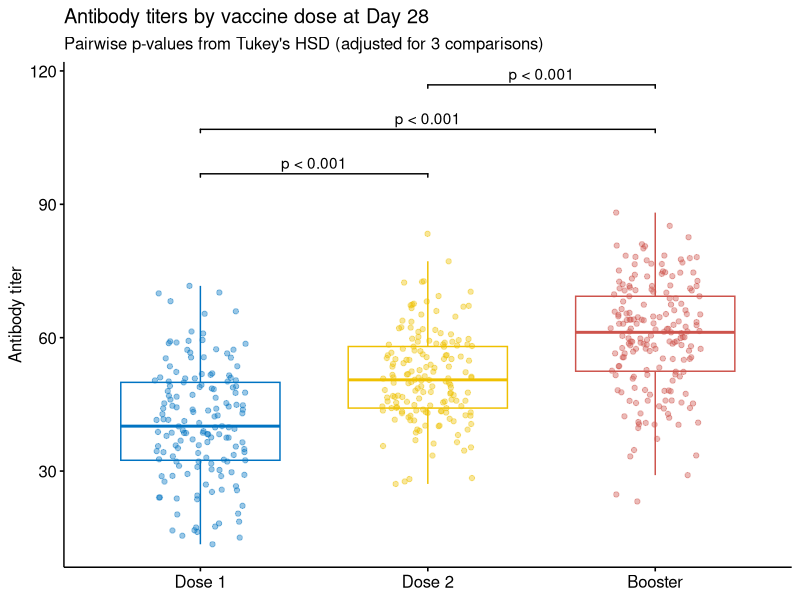
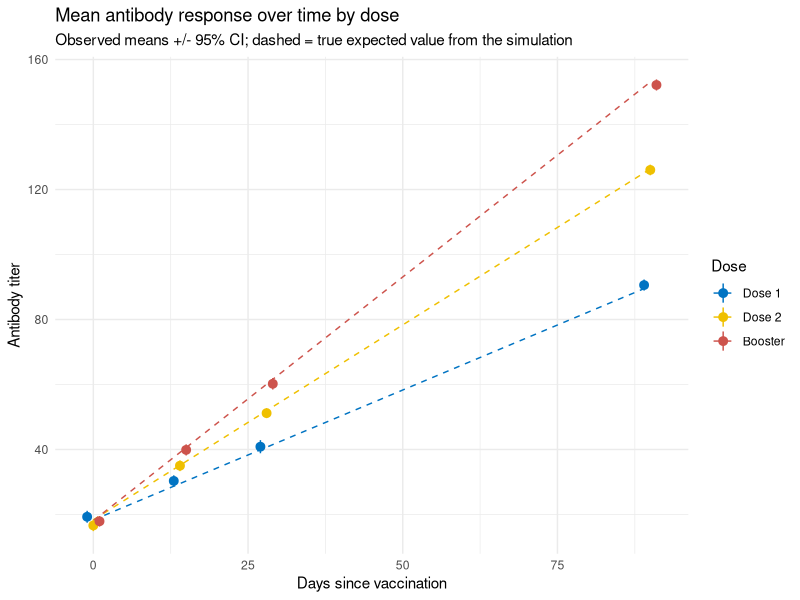
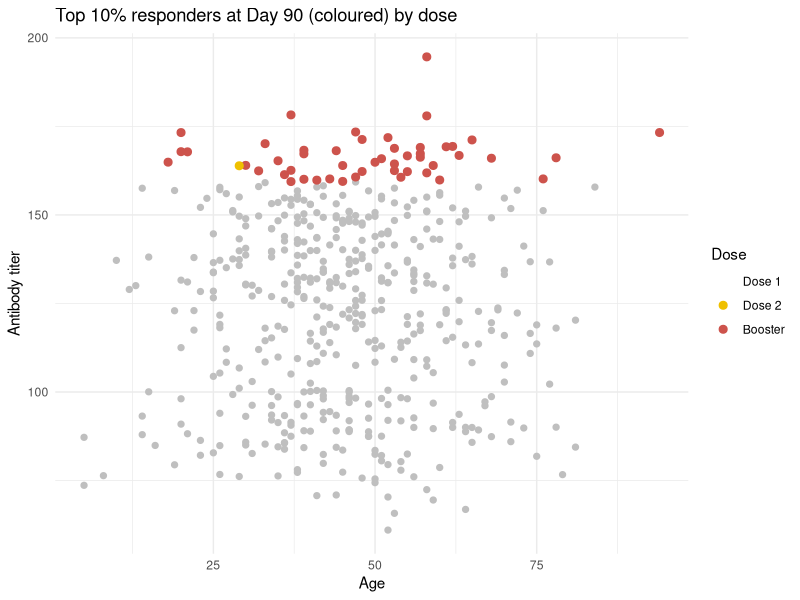
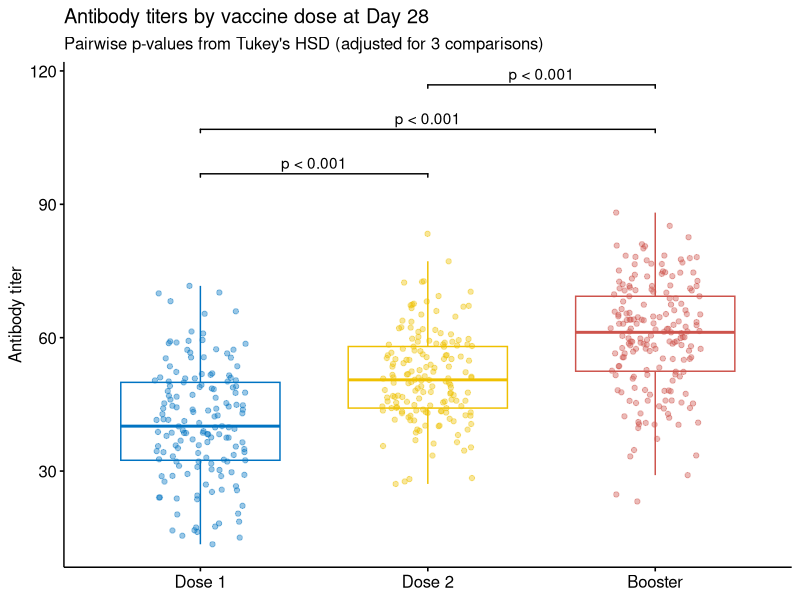
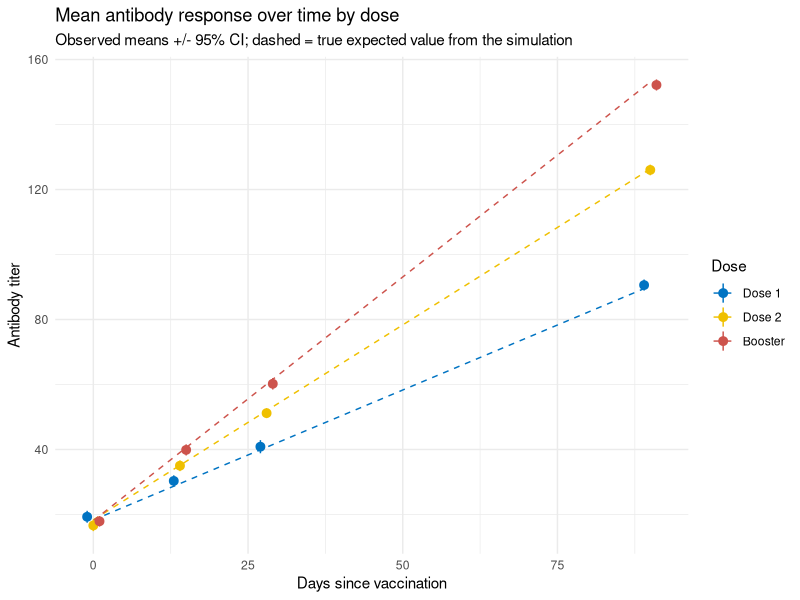

Write R code to recreate these figures, in order.
## ---- chunk 1
knitr::opts_chunk$set(echo = TRUE, message = FALSE, warning = FALSE,
                      fig.width = 8, fig.height = 5)
## ---- chunk 2
library(tidyverse)
library(ggpubr)
library(ggsignif)
library(broom)
library(nlme)
## ---- chunk 3
set.seed(123)
n <- 500
patients <- tibble(
  patient_id = 1:n,
  age = round(rnorm(n, 45, 15)),
  sex = sample(c("Male", "Female"), n, replace = TRUE),
  bmi = round(rnorm(n, 25, 4), 1),
  comorbidity = sample(c("None", "Hypertension", "Diabetes", "Both"),
                       n, replace = TRUE, prob = c(0.5, 0.2, 0.2, 0.1)),
  dose = sample(c("Dose 1", "Dose 2", "Booster"), n, replace = TRUE)
)
## ---- chunk 4
true_slopes <- c("Dose 1" = 0.8, "Dose 2" = 1.2, "Booster" = 1.5)
timepoints <- c(0, 14, 28, 90)

sim_data <- expand.grid(patient_id = patients$patient_id, time = timepoints) %>%
  left_join(patients, by = "patient_id") %>%
  mutate(
    base_titer = rnorm(nrow(.), 20, 5),
    titer = base_titer +
      case_when(
        dose == "Dose 1" ~ time * 0.8,
        dose == "Dose 2" ~ time * 1.2,
        dose == "Booster" ~ time * 1.5
      ) +
      ifelse(comorbidity != "None", -runif(nrow(.), 2, 5), 0) +
      rnorm(nrow(.), 0, 10),
    seropositive = ifelse(titer > 50, 1, 0)
  ) %>%
  mutate(dose = factor(dose, levels = c("Dose 1", "Dose 2", "Booster")),
         comorbidity = factor(comorbidity,
                              levels = c("None", "Hypertension", "Diabetes", "Both")))

if (!dir.exists("data")) dir.create("data")
write_csv(sim_data, "data/simulated_vaccine_data.csv")

sim_data %>% count(dose, time) %>% pivot_wider(names_from = time, values_from = n,
                                               names_prefix = "Day ")
## ---- chunk 5
day28 <- sim_data %>% filter(time == 28)

anova_model <- aov(titer ~ dose, data = day28)
summary(anova_model)
tukey <- TukeyHSD(anova_model)
tukey
## ---- chunk 6
logit_model <- glm(seropositive ~ age + sex + bmi + comorbidity + dose,
                   data = day28, family = binomial)
tidy(logit_model, exponentiate = TRUE, conf.int = TRUE) %>%
  mutate(across(where(is.numeric), ~ signif(.x, 3)))
## ---- chunk 7
tk <- as.data.frame(tukey$dose) %>% rownames_to_column("pair") %>%
  separate(pair, into = c("g2", "g1"), sep = "-") %>%
  mutate(label = ifelse(`p adj` < 0.001, "p < 0.001", sprintf("p = %.3f", `p adj`)))
ymax <- max(day28$titer)

ggboxplot(day28, x = "dose", y = "titer", color = "dose", palette = c("#0073C2", "#EFC000", "#CD534C"),
          add = "jitter", add.params = list(alpha = 0.4)) +
  geom_signif(comparisons = map2(tk$g1, tk$g2, c),
              annotations = tk$label,
              y_position = ymax + c(5, 15, 25), tip_length = 0.01) +
  labs(title = "Antibody titers by vaccine dose at Day 28",
       subtitle = "Pairwise p-values from Tukey's HSD (adjusted for 3 comparisons)",
       y = "Antibody titer", x = NULL) +
  theme(legend.position = "none")
## ---- chunk 8
dir.create("figures", showWarnings = FALSE)
ggsave("figures/day28_boxplot.png", last_plot(), width = 8, height = 5, dpi = 110, bg = "white")
## ---- chunk 9
comorb_share <- patients %>% group_by(dose) %>%
  summarise(p_comorb = mean(comorbidity != "None")) %>%
  mutate(dose = factor(dose, levels = levels(sim_data$dose)))

truth_lines <- expand_grid(dose = factor(names(true_slopes), levels = levels(sim_data$dose)),
                           time = seq(0, 90, by = 1)) %>%
  left_join(comorb_share, by = "dose") %>%
  mutate(expected = 20 + true_slopes[as.character(dose)] * time - 3.5 * p_comorb)

mean_titers <- sim_data %>%
  group_by(dose, time) %>%
  summarise(mean_titer = mean(titer), se = sd(titer) / sqrt(n()), .groups = "drop")

ggplot(mean_titers, aes(x = time, y = mean_titer, color = dose)) +
  geom_line(data = truth_lines, aes(y = expected), linetype = "dashed") +
  geom_pointrange(aes(ymin = mean_titer - 1.96 * se, ymax = mean_titer + 1.96 * se),
                  position = position_dodge(width = 3)) +
  scale_color_manual(values = c("#0073C2", "#EFC000", "#CD534C")) +
  labs(title = "Mean antibody response over time by dose",
       subtitle = "Observed means +/- 95% CI; dashed = true expected value from the simulation",
       x = "Days since vaccination", y = "Antibody titer", color = "Dose") +
  theme_minimal()
## ---- chunk 10
dir.create("figures", showWarnings = FALSE)
ggsave("figures/mean_titer_vs_truth.png", last_plot(), width = 8, height = 5, dpi = 110, bg = "white")
## ---- chunk 11
day90 <- sim_data %>% filter(time == 90) %>%
  mutate(top10 = titer > quantile(titer, 0.9))

ggplot(day90, aes(x = age, y = titer)) +
  geom_point(data = filter(day90, !top10), color = "grey75", size = 1.8) +
  geom_point(data = filter(day90, top10), aes(color = dose), size = 2.4) +
  scale_color_manual(values = c("#0073C2", "#EFC000", "#CD534C"), drop = FALSE) +
  labs(title = "Top 10% responders at Day 90 (coloured) by dose",
       x = "Age", y = "Antibody titer", color = "Dose") +
  theme_minimal()

day90 %>% filter(top10) %>% count(dose, name = "top10_count")
## ---- chunk 12
mm_data <- sim_data %>% mutate(any_comorb = as.integer(comorbidity != "None"))

mixed <- lme(titer ~ time:dose + any_comorb + age + sex + bmi,
             random = ~ 1 | patient_id, data = mm_data, method = "REML")

est <- intervals(mixed, which = "fixed")$fixed %>% as.data.frame() %>%
  rownames_to_column("term")

truth <- tribble(
  ~term,                ~true_value,
  "(Intercept)",        20,
  "any_comorb",         -3.5,
  "age",                0,
  "sexMale",            0,
  "bmi",                0,
  "time:doseDose 1",    0.8,
  "time:doseDose 2",    1.2,
  "time:doseBooster",   1.5
)

recovery <- est %>% left_join(truth, by = "term") %>%
  transmute(term, true_value, estimate = est., lower, upper,
            covered = true_value >= lower & true_value <= upper) %>%
  mutate(across(c(estimate, lower, upper), ~ round(.x, 3)))
recovery
## ---- chunk 13
tibble(
  comparison = rownames(tukey$dose),
  true_diff = c(28 * (1.2 - 0.8), 28 * (1.5 - 0.8), 28 * (1.5 - 1.2)),
  estimate = tukey$dose[, "diff"],
  lower = tukey$dose[, "lwr"],
  upper = tukey$dose[, "upr"]
) %>%
  mutate(covered = true_diff >= lower & true_diff <= upper,
         across(c(estimate, lower, upper), ~ round(.x, 2)))
## ---- chunk 14
VarCorr(mixed)
